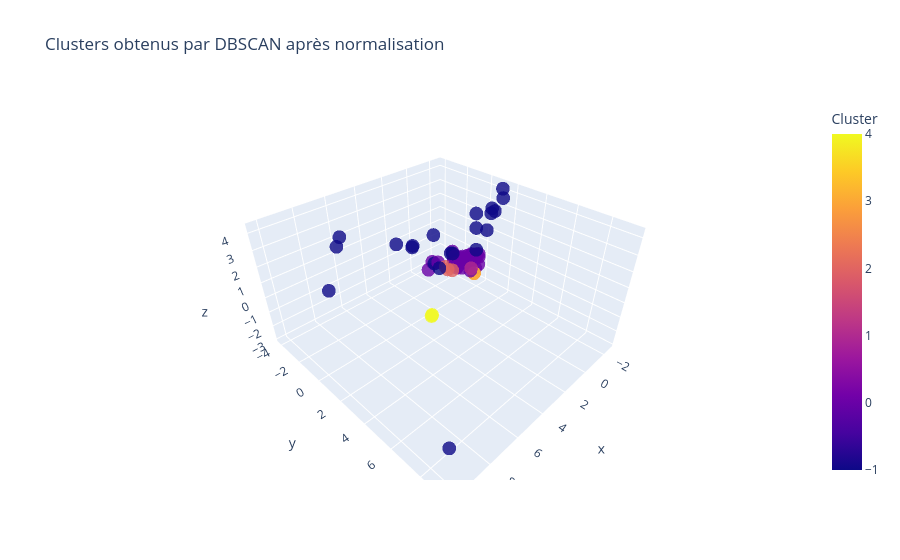

Notebook code for this chart:
### Code cell
optimal_epsilon = 1.25  # Remplacez par la valeur que vous avez trouvée avec la méthode du coude
optimal_min_samples = 2
df_result = clustering_dbscan(df_return, eps=optimal_epsilon, min_samples=optimal_min_samples)

plot_dataframe(df_result)

### Figure 1 — Plotly figure (JSON) as saved in the notebook; plotly's stock layout.template omitted (floating-point values rounded to 4 significant figures; data arrays with more than 128 entries replaced by an {"elided": "..."} marker saying what was removed)
{"data": [{"customdata": {"elided": "67x2 mixed values"}, "hovertemplate": "x=%{x}<br>y=%{y}<br>z=%{z}<br>Cluster=%{marker.color}<br>Fichier=%{customdata[1]}<extra></extra>", "legendgroup": "", "marker": {"color": [0, 0, 0, -1, -1, -1, -1, -1, 0, -1, 0, 0, 0, 0, 0, 0, -1, -1, -1, 0, 0, 0, 0, 0, 0, 0, 0, 1, 0, 0, 2, -1, 0, 0, 0, -1, 0, 3, 3, 0, 0, 0, 0, 4, 4, -1, -1, -1, 0, 0, 0, -1, -1, 0, -1, 0, 0, 2, 2, -1, 0, 0, -1, -1, 1, -1, -1], "coloraxis": "coloraxis", "opacity": 0.8, "symbol": "circle"}, "mode": "markers", "name": "", "scene": "scene", "showlegend": false, "type": "scatter3d", "x": [1.374, 1.51, -0.9983, 2.534, -0.007378, 8.051, -0.1149, 1.897, -0.05696, 1.918, -1.362, -0.5671, 0.2074, -0.3614, -0.2748, 0.7636, -2.568, -2.276, -1.822, -1.581, -0.5686, -1.477, -1.549, -1.474, -1.269, -2.064, -1.323, -0.9617, -1.447, 0.1976, 0.1857, -1.554, -1.557, -0.6254, -1.872, -1.402, -1.778, -1.609, -1.613, -1.721, -1.699, 0.09055, 0.1193, 2.698, 2.679, -2.247, 0.7085, -0.9783, 0.03405, -0.4416, -0.4648, -1.34, 2.809, 0.06422, 5.846, -0.01076, -1.098, -0.3164, -0.07916, 1.75, -1.64, -1.943, 5.991, 1.074, -0.9423, 10.2, -1.642], "y": [-0.8209, -1.044, 0.522, -1.334, 0.5291, -2.024, -2.255, -0.101, -0.3544, -1.998, 0.04812, -0.0718, -0.09768, 0.04459, 0.104, -0.9338, 1.282, 1.423, 1.076, -0.2148, -0.9737, -0.1598, 0.01575, 0.1999, 0.6897, 0.02428, 0.2409, 0.354, 0.08328, 0.05991, -0.8352, 0.0899, -0.07593, 0.9926, -0.004583, 1.64, 0.2518, 0.07673, 0.08163, 0.07973, 0.09303, 0.1421, 0.09492, 0.4233, 0.4548, 0.442, 0.1167, 1.708, -0.1424, 0.3154, 0.7315, 0.3178, -2.487, 0.4646, -3.836, -0.1927, -0.1046, -0.7185, -0.9127, 0.1855, -0.01711, -0.06081, -4.075, 0.6266, 0.3762, 9.302, 0.145], "z": [-0.09234, -0.7189, -0.3013, 1.204, -0.1224, 0.4419, 0.6697, 0.3382, -0.3957, 0.7878, -0.4506, -0.2188, -0.1302, -0.1649, -0.1387, -0.4479, 3.584, 4.311, 3.097, -0.5246, -0.2279, -0.5368, -0.6146, -0.6322, -0.7782, -0.621, -0.6041, -1.082, -0.4777, -0.1645, -1.001, 2.513, -0.5779, -0.6208, -0.5849, 3.25, -0.6359, -1.909, -1.903, -0.7266, -0.4441, -0.5454, -0.6779, -2.946, -2.857, 1.239, 0.6365, 3.277, -0.532, -0.1967, -0.8704, 1.675, 1.059, -0.5433, 2.207, 0.01232, -0.3915, -1.437, -1.351, 0.05855, -0.6312, -0.6606, 1.536, 0.9945, -1.074, -0.2583, -0.07094]}], "layout": {"coloraxis": {"colorbar": {"title": {"text": "Cluster"}}, "colorscale": [[0, "#0d0887"], [0.1111, "#46039f"], [0.2222, "#7201a8"], [0.3333, "#9c179e"], [0.4444, "#bd3786"], [0.5556, "#d8576b"], [0.6667, "#ed7953"], [0.7778, "#fb9f3a"], [0.8889, "#fdca26"], [1, "#f0f921"]]}, "legend": {"tracegroupgap": 0}, "scene": {"domain": {"x": [0, 1], "y": [0, 1]}, "xaxis": {"title": {"text": "x"}}, "yaxis": {"title": {"text": "y"}}, "zaxis": {"title": {"text": "z"}}}, "title": {"text": "Clusters obtenus par DBSCAN après normalisation"}}}
